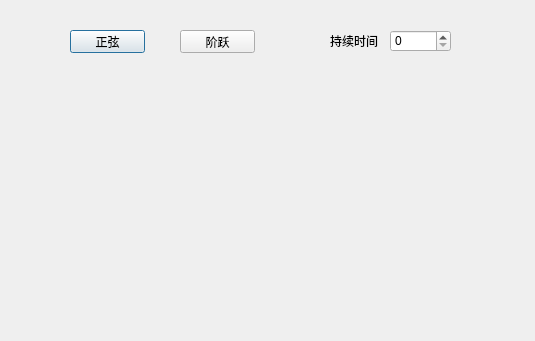
<?xml version="1.0" encoding="UTF-8"?>
<ui version="4.0">
 <class>trajectory</class>
 <widget class="QDialog" name="trajectory">
  <property name="geometry">
   <rect>
    <x>0</x>
    <y>0</y>
    <width>535</width>
    <height>341</height>
   </rect>
  </property>
  <property name="windowTitle">
   <string>Dialog</string>
  </property>
  <widget class="QCustomPlot" name="customPlot" native="true">
   <property name="geometry">
    <rect>
     <x>50</x>
     <y>70</y>
     <width>431</width>
     <height>221</height>
    </rect>
   </property>
  </widget>
  <widget class="QPushButton" name="sine">
   <property name="geometry">
    <rect>
     <x>70</x>
     <y>30</y>
     <width>75</width>
     <height>23</height>
    </rect>
   </property>
   <property name="text">
    <string>正弦</string>
   </property>
  </widget>
  <widget class="QPushButton" name="step">
   <property name="geometry">
    <rect>
     <x>180</x>
     <y>30</y>
     <width>75</width>
     <height>23</height>
    </rect>
   </property>
   <property name="text">
    <string>阶跃</string>
   </property>
  </widget>
  <widget class="QSpinBox" name="duration">
   <property name="geometry">
    <rect>
     <x>390</x>
     <y>30</y>
     <width>61</width>
     <height>22</height>
    </rect>
   </property>
  </widget>
  <widget class="QLabel" name="label">
   <property name="geometry">
    <rect>
     <x>330</x>
     <y>30</y>
     <width>51</width>
     <height>21</height>
    </rect>
   </property>
   <property name="text">
    <string>持续时间</string>
   </property>
  </widget>
 </widget>
 <customwidgets>
  <customwidget>
   <class>QCustomPlot</class>
   <extends>QWidget</extends>
   <header>qcustomplot.h</header>
   <container>1</container>
  </customwidget>
 </customwidgets>
 <resources/>
 <connections/>
</ui>
